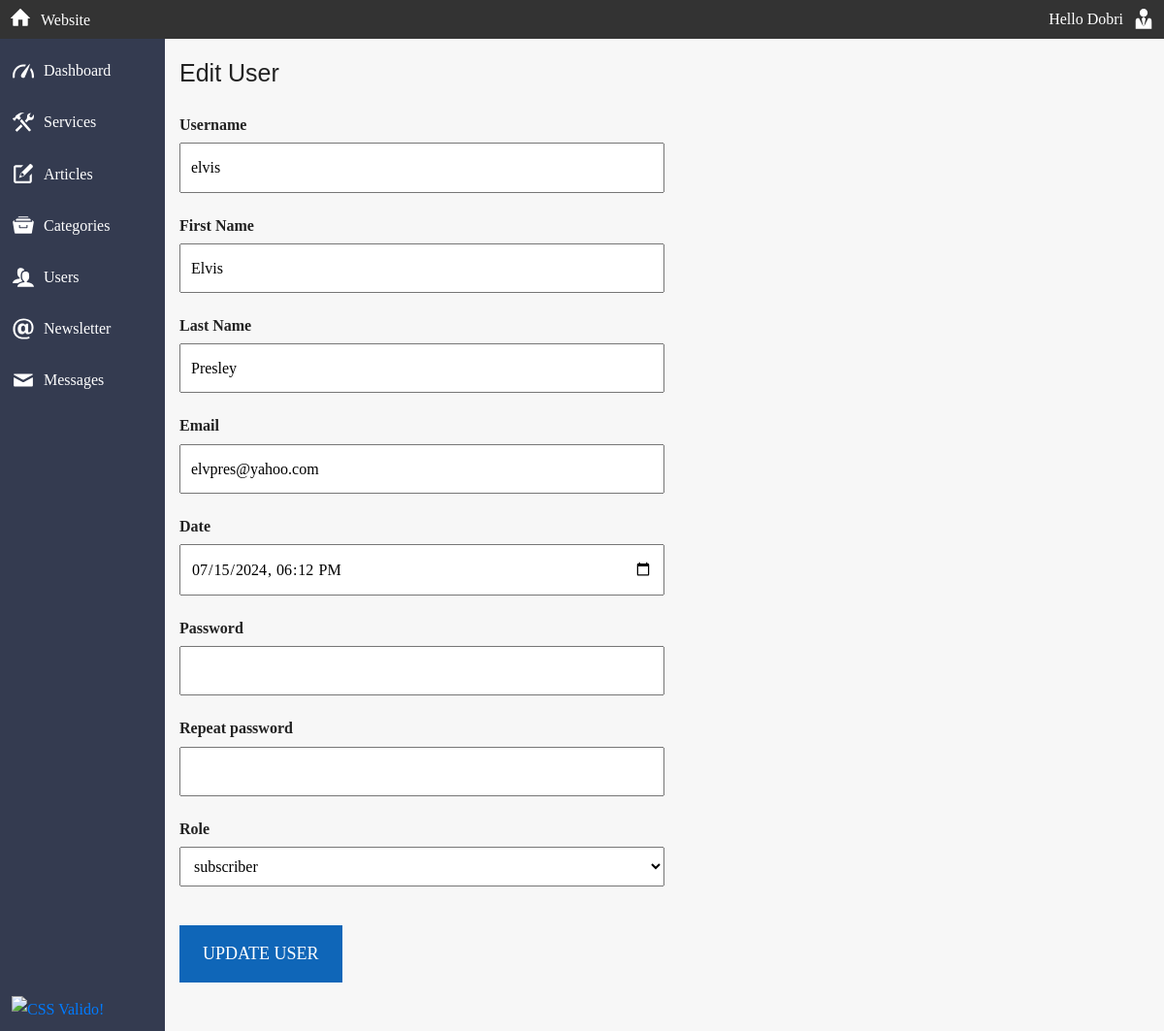
The app's page /cms_admin/includes/edit_user.php?edit=3 (signed in) with its own data.
### tables this page shows
CREATE TABLE `users` (
  `user_id` int(3) NOT NULL,
  `username` varchar(64) NOT NULL,
  `user_firstname` varchar(64) NOT NULL,
  `user_lastname` varchar(64) NOT NULL,
  `user_email` varchar(128) NOT NULL,
  `user_date` timestamp NULL DEFAULT NULL,
  `password` varchar(256) NOT NULL,
  `user_role` varchar(64) NOT NULL
);

### cms_admin/includes/functions.php (called while the page is built, shortened)
<?php
function fetchSingleData($con_db, $tableName, $condition = '', $orderBy = '', $limit = '') {
    $sql = "SELECT * FROM $tableName";
    if (!empty($condition)) {
        $sql .= " WHERE $condition";
    }
    $query = mysqli_query($con_db, $sql);
    return mysqli_fetch_assoc($query);
}

### cms_admin/includes/edit_user.php (the view, shortened to what this page needs)
<?php
require "admin_header.php";
$editUserId = $_GET["edit"];
$users = fetchSingleData($con_db, 'users', "user_id = $editUserId");
$username = $users["username"];
$first_name = $users["user_firstname"];
$last_name = $users["user_lastname"];
$user_email = $users["user_email"];
$reg_date = $users["user_date"];
$role = $users["user_role"];
?>
<div class="container">
    <div class="admin-page">
        <div class="admin-page__box">
            <h1 class="admin-page__title">Edit User</h1>
        </div>
    </div>
    <form id="userForm" class="max-width-50" action="" method="post" enctype="multipart/form-data">
        <div class="form-group">
            <label class="form-group__label" for="username">Username</label>
            <input class="form-group__input" type="text" id="username" name="username" value="<?= $username ?>">
        </div>
        <div class="form-group">
            <label class="form-group__label" for="first_name">First Name</label>
            <input class="form-group__input" type="text" id="first_name" name="first_name" value="<?= $first_name ?>">
        </div>
        <div class="form-group">
            <label class="form-group__label" for="last_name">Last Name</label>
            <input class="form-group__input" type="text" id="last_name" name="last_name" value="<?= $last_name ?>">
        </div>
        <div class="form-group">
            <label class="form-group__label" for="email">Email</label>
            <input class="form-group__input" type="email" id="email" name="email" value="<?= $user_email ?>">
        </div>
        <div class="form-group">
            <label class="form-group__label" for="date">Date</label>
            <input class="form-group__input" type="datetime-local" id="date" name="date" value="<?= $reg_date ?>">
        </div>
        <div class="form-group">
            <label class="form-group__label" for="password">Password</label>
            <input class="form-group__input" type="password" id="password" name="password">
        </div>
        <div class="form-group">
            <label class="form-group__label" for="repeat_password">Repeat password</label>
            <input class="form-group__input" type="password" id="repeat_password" name="repeat_password">
        </div>
        <div class="form-group">
            <label class="form-group__label" for="role">Role</label>
            <select class="form-group__input" name="role" id="role">
                <option selected><?= $role ?></option>
            </select>
        </div>
        <input class="form-group__btn-form" type="submit" name="submit" value="Update User">
    </form>
</div>
<?php
require "admin_footer.php";
?>

### records on screen
users: username "elvis", first_name "Elvis", last_name "Presley", email "elvpres@yahoo.com", date "07/15/2024 18:12", role "subscriber"

### other values on screen
$_SESSION["username"] "Dobri"
